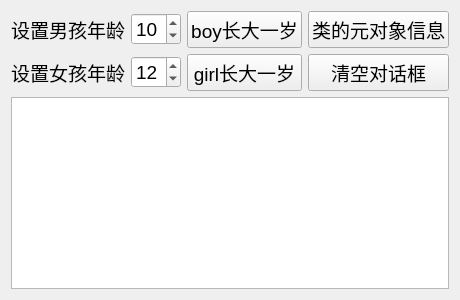
<?xml version="1.0" encoding="UTF-8"?>
<ui version="4.0">
 <class>Widget</class>
 <widget class="QWidget" name="Widget">
  <property name="font">
   <font>
    <family>Arial</family>
    <pointsize>14</pointsize>
   </font>
  </property>
  <property name="windowTitle">
   <string>Widget</string>
  </property>
  <layout class="QGridLayout" name="gridLayout_2">
   <item row="0" column="0">
    <layout class="QGridLayout" name="gridLayout">
     <item row="0" column="0">
      <widget class="QLabel" name="labelBoy">
       <property name="font">
        <font>
         <pointsize>14</pointsize>
        </font>
       </property>
       <property name="text">
        <string>设置男孩年龄</string>
       </property>
      </widget>
     </item>
     <item row="0" column="1">
      <widget class="QSpinBox" name="spinBoxBoy">
       <property name="value">
        <number>10</number>
       </property>
      </widget>
     </item>
     <item row="0" column="2">
      <widget class="QPushButton" name="btnBoyInc">
       <property name="text">
        <string>boy长大一岁</string>
       </property>
      </widget>
     </item>
     <item row="0" column="3">
      <widget class="QPushButton" name="btnMetaInfo">
       <property name="text">
        <string>类的元对象信息</string>
       </property>
      </widget>
     </item>
     <item row="1" column="0">
      <widget class="QLabel" name="labelGirl">
       <property name="font">
        <font>
         <pointsize>14</pointsize>
        </font>
       </property>
       <property name="text">
        <string>设置女孩年龄</string>
       </property>
      </widget>
     </item>
     <item row="1" column="1">
      <widget class="QSpinBox" name="spinBoxGirl">
       <property name="value">
        <number>12</number>
       </property>
      </widget>
     </item>
     <item row="1" column="2">
      <widget class="QPushButton" name="btnGirlInc">
       <property name="text">
        <string>girl长大一岁</string>
       </property>
      </widget>
     </item>
     <item row="1" column="3">
      <widget class="QPushButton" name="btnClear">
       <property name="text">
        <string>清空对话框</string>
       </property>
      </widget>
     </item>
    </layout>
   </item>
   <item row="1" column="0">
    <widget class="QPlainTextEdit" name="plainTextEdit"/>
   </item>
  </layout>
 </widget>
 <layoutdefault spacing="6" margin="11"/>
 <resources/>
 <connections>
  <connection>
   <sender>btnClear</sender>
   <signal>clicked()</signal>
   <receiver>plainTextEdit</receiver>
   <slot>clear()</slot>
   <hints>
    <hint type="sourcelabel">
     <x>441</x>
     <y>44</y>
    </hint>
    <hint type="destinationlabel">
     <x>254</x>
     <y>175</y>
    </hint>
   </hints>
  </connection>
 </connections>
</ui>
